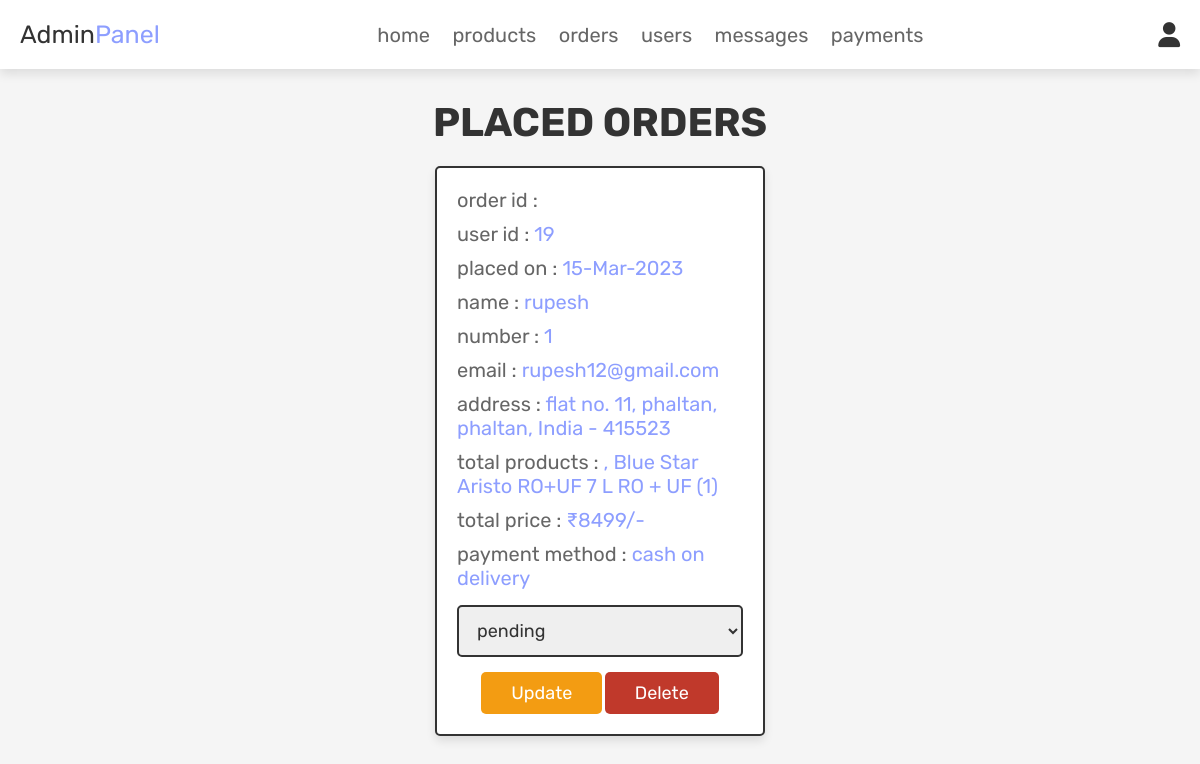
The page /admin_orders.php (signed in) on the database as committed earlier.
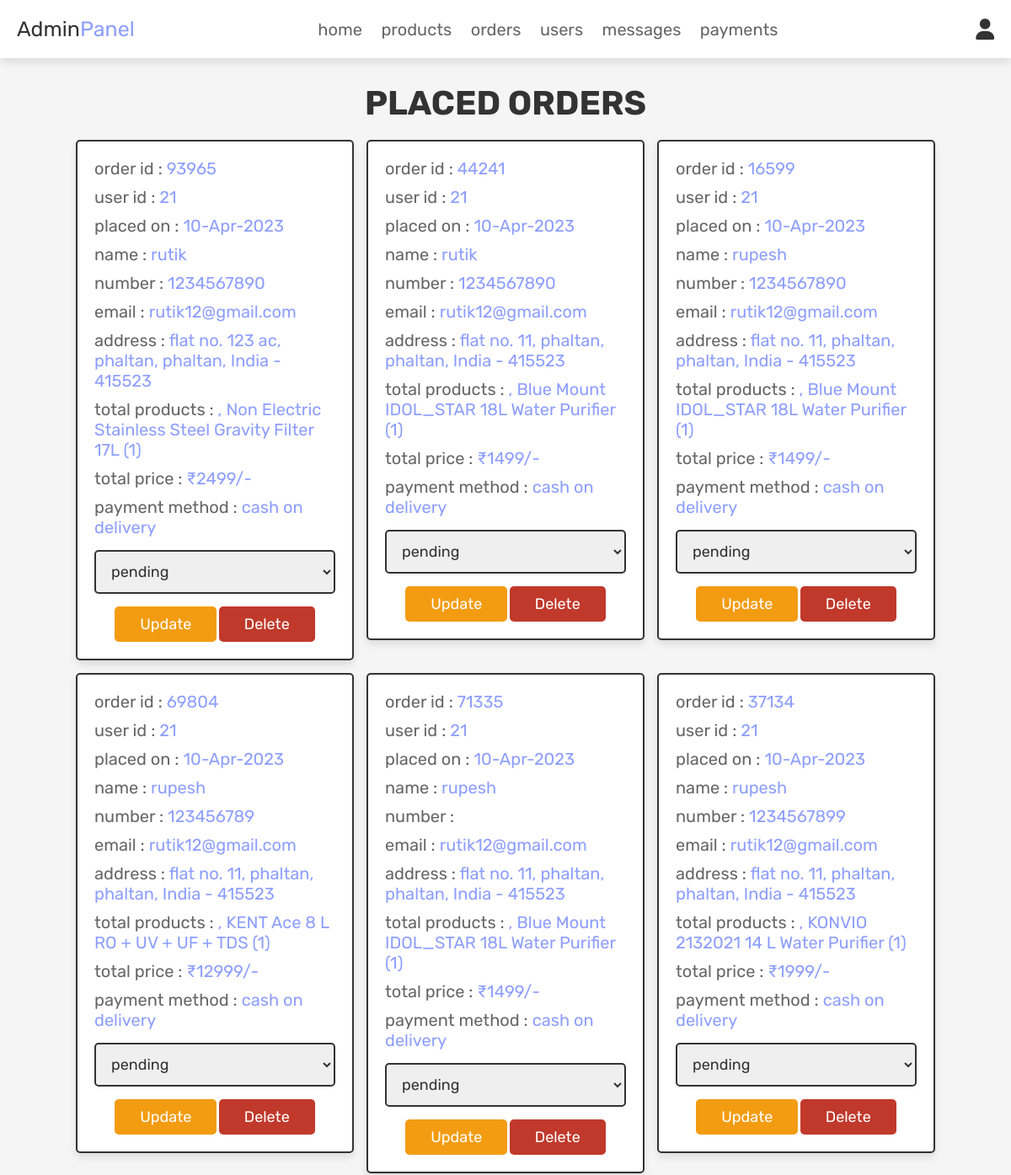
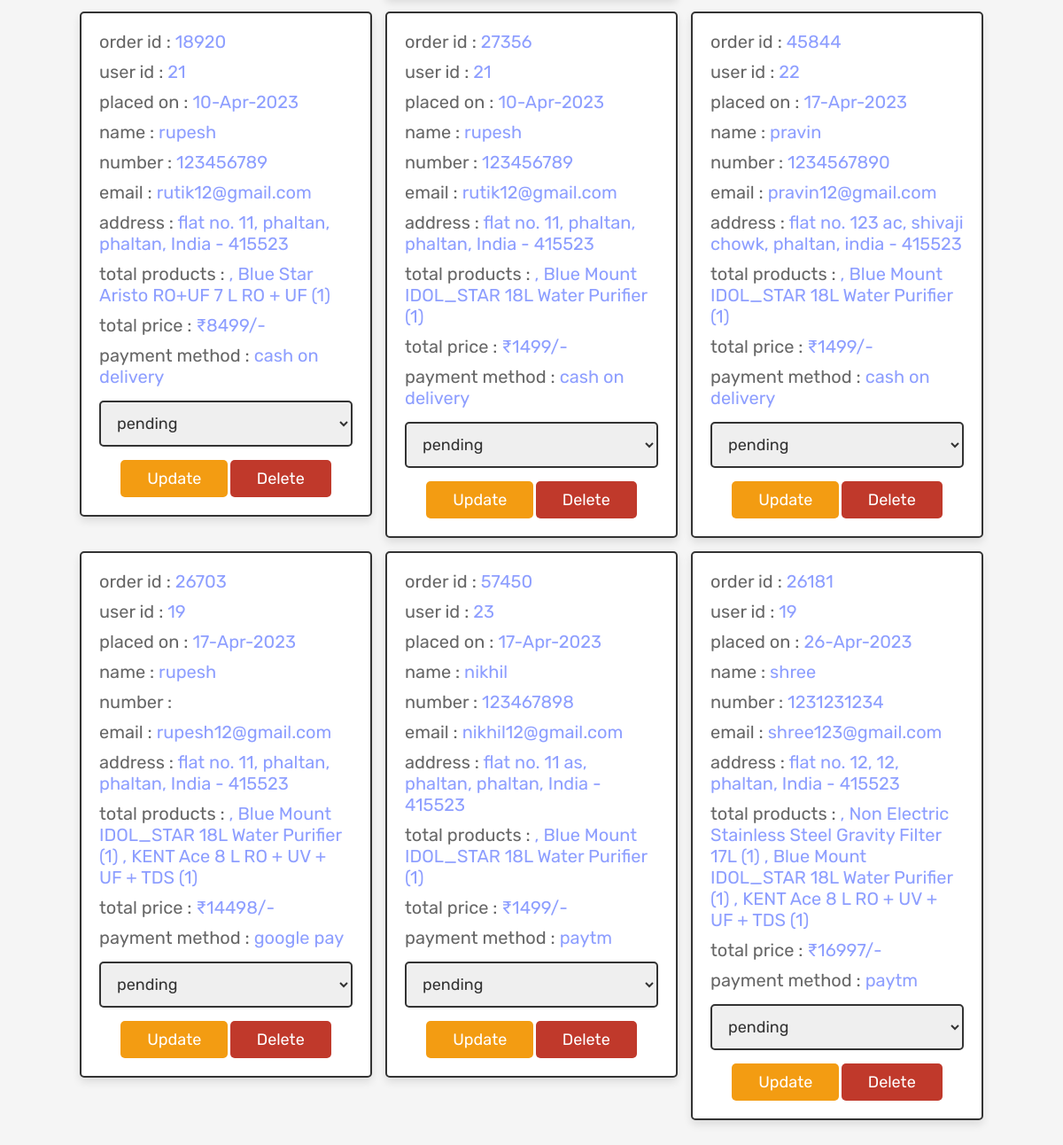
The same page on the database as committed later (2 pictures, top to bottom).
### tables this page shows
CREATE TABLE `orders` (
  `id` int(100) NOT NULL,
  `user_id` int(100) NOT NULL,
  `name` varchar(100) NOT NULL,
  `number` varchar(12) NOT NULL,
  `email` varchar(100) NOT NULL,
  `method` varchar(50) NOT NULL,
  `address` varchar(500) NOT NULL,
  `total_products` varchar(1000) NOT NULL,
  `total_price` int(100) NOT NULL,
  `placed_on` varchar(50) NOT NULL,
  `payment_status` varchar(20) NOT NULL DEFAULT 'pending',
  `order_id` int(100) DEFAULT NULL
);

### admin_orders.php (the view, shortened to what this page needs)
<?php
@include 'config.php';
?>
<!DOCTYPE html>
<html lang="en">
<head>
   <link rel="stylesheet" href="https://cdnjs.cloudflare.com/ajax/libs/font-awesome/6.0.0/css/all.min.css">
   <link rel="stylesheet" href="css/admin_style.css">
</head>
<body>
<?php @include 'admin_header.php'; ?>
<section class="placed-orders">
   <h1 class="title">placed orders</h1>
   <div class="box-container">
      <?php
      $select_orders = mysqli_query($conn, "SELECT * FROM `orders`") or die('query failed');
      if(mysqli_num_rows($select_orders) > 0){
         while($fetch_orders = mysqli_fetch_assoc($select_orders)){
      ?>
      <div class="box">
         <p> order id : <span><?php echo $fetch_orders['order_id']; ?></span> </p>
         <p> user id : <span><?php echo $fetch_orders['user_id']; ?></span> </p>
         <p> placed on : <span><?php echo $fetch_orders['placed_on']; ?></span> </p>
         <p> name : <span><?php echo $fetch_orders['name']; ?></span> </p>
         <p> number : <span><?php echo $fetch_orders['number']; ?></span> </p>
         <p> email : <span><?php echo $fetch_orders['email']; ?></span> </p>
         <p> address : <span><?php echo $fetch_orders['address']; ?></span> </p>
         <p> total products : <span><?php echo $fetch_orders['total_products']; ?></span> </p>
         <p> total price : <span>₹<?php echo $fetch_orders['total_price']; ?>/-</span> </p>
         <p> payment method : <span><?php echo $fetch_orders['method']; ?></span> </p>
         <form action="" method="post">
            <select name="update_payment">
               <option disabled selected><?php echo $fetch_orders['payment_status']; ?></option>
            </select>
            <input type="submit" name="update_order" value="update" class="option-btn">
            <a href="admin_orders.php?delete=<?php echo $fetch_orders['id']; ?>" class="delete-btn" onclick="return confirm('delete this order?');">delete</a>
         </form>
      </div>
      <?php
         }
      }else{
         echo '<p class="empty">no orders placed yet!</p>';
      }
      ?>
   </div>
</section>
</body>
</html>

Rows that differ between the two databases and show on the page:
removed orders: user "19", placed_on "15-Mar-2023", name "rupesh", number "1", email "rupesh12@gmail.com", address "flat no. 11, phaltan, phaltan, India - 415523", total_products ", Blue Star Aristo RO+UF 7 L RO + UF (1)", total_price "8499", method "cash on delivery", update_payment "pending"
added orders: order "93965", user "21", placed_on "10-Apr-2023", name "rutik", number "1234567890", email "rutik12@gmail.com", address "flat no. 123 ac, phaltan, phaltan, India - 415523", total_products ", Non Electric Stainless Steel Gravity Filter 17L (1)", total_price "2499", method "cash on delivery", update_payment "pending"
added orders: order "44241", user "21", placed_on "10-Apr-2023", name "rutik", number "1234567890", email "rutik12@gmail.com", address "flat no. 11, phaltan, phaltan, India - 415523", total_products ", Blue Mount IDOL_STAR 18L Water Purifier (1)", total_price "1499", method "cash on delivery", update_payment "pending"
added orders: order "16599", user "21", placed_on "10-Apr-2023", name "rupesh", number "1234567890", email "rutik12@gmail.com", address "flat no. 11, phaltan, phaltan, India - 415523", total_products ", Blue Mount IDOL_STAR 18L Water Purifier (1)", total_price "1499", method "cash on delivery", update_payment "pending"
added orders: order "69804", user "21", placed_on "10-Apr-2023", name "rupesh", number "123456789", email "rutik12@gmail.com", address "flat no. 11, phaltan, phaltan, India - 415523", total_products ", KENT Ace 8 L RO + UV + UF + TDS (1)", total_price "12999", method "cash on delivery", update_payment "pending"
added orders: order "71335", user "21", placed_on "10-Apr-2023", name "rupesh", email "rutik12@gmail.com", address "flat no. 11, phaltan, phaltan, India - 415523", total_products ", Blue Mount IDOL_STAR 18L Water Purifier (1)", total_price "1499", method "cash on delivery", update_payment "pending"
added orders: order "37134", user "21", placed_on "10-Apr-2023", name "rupesh", number "1234567899", email "rutik12@gmail.com", address "flat no. 11, phaltan, phaltan, India - 415523", total_products ", KONVIO 2132021 14 L Water Purifier (1)", total_price "1999", method "cash on delivery", update_payment "pending"
added orders: order "18920", user "21", placed_on "10-Apr-2023", name "rupesh", number "123456789", email "rutik12@gmail.com", address "flat no. 11, phaltan, phaltan, India - 415523", total_products ", Blue Star Aristo RO+UF 7 L RO + UF (1)", total_price "8499", method "cash on delivery", update_payment "pending"
added orders: order "27356", user "21", placed_on "10-Apr-2023", name "rupesh", number "123456789", email "rutik12@gmail.com", address "flat no. 11, phaltan, phaltan, India - 415523", total_products ", Blue Mount IDOL_STAR 18L Water Purifier (1)", total_price "1499", method "cash on delivery", update_payment "pending"
added orders: order "45844", user "22", placed_on "17-Apr-2023", name "pravin", number "1234567890", email "pravin12@gmail.com", address "flat no. 123 ac, shivaji chowk, phaltan, india - 415523", total_products ", Blue Mount IDOL_STAR 18L Water Purifier (1)", total_price "1499", method "cash on delivery", update_payment "pending"
added orders: order "26703", user "19", placed_on "17-Apr-2023", name "rupesh", email "rupesh12@gmail.com", address "flat no. 11, phaltan, phaltan, India - 415523", total_products ", Blue Mount IDOL_STAR 18L Water Purifier (1) , KENT Ace 8 L RO + UV + UF + TDS (1)", total_price "14498", method "google pay", update_payment "pending"
added orders: order "57450", user "23", placed_on "17-Apr-2023", name "nikhil", number "123467898", email "nikhil12@gmail.com", address "flat no. 11 as, phaltan, phaltan, India - 415523", total_products ", Blue Mount IDOL_STAR 18L Water Purifier (1)", total_price "1499", method "paytm", update_payment "pending"
added orders: order "26181", user "19", placed_on "26-Apr-2023", name "shree", number "1231231234", email "shree123@gmail.com", address "flat no. 12, 12, phaltan, India - 415523", total_products ", Non Electric Stainless Steel Gravity Filter 17L (1) , Blue Mount IDOL_STAR 18L Water Purifier (1) , KENT Ace 8 L RO + UV + UF + TDS (1)", total_price "16997", method "paytm", update_payment "pending"
